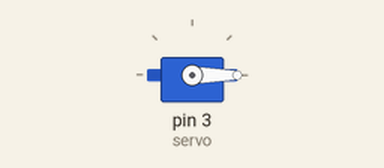
This sketch was run on a simulated Arduino Uno, built with avr-gcc and run on an emulated ATmega328P. On the bench: servo.

Above: at 0.05 s.
At 5.25 s:
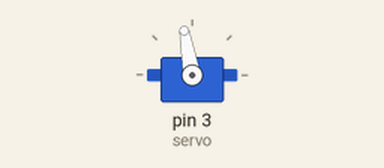
At 10.45 s:
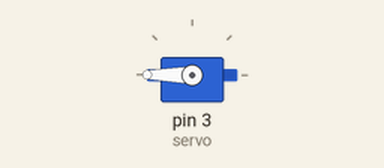
At 20.95 s:
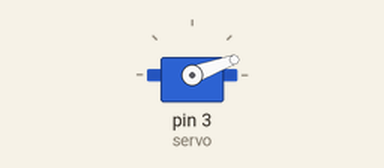
Timing chart, 0 to 27.3 s (numbered marks = the images above):
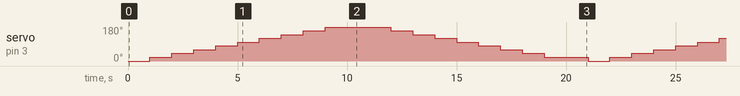

The sketch:

Servo_rotate.ino
```cpp
#include <Servo.h>
Servo servo;
int i;
int j;

void setup()
{
  servo.attach(3);
}

void loop()
{
  for(i=0 ; i<=180 ; i+=20)
     {
       servo.write(i);
       delay(1000);
     }

  delay(1000);

  for(j=180 ; j>=1 ; j-=20)
     {
       servo.write(j);
       delay(1000);
     }

  delay(1000);
}
```
